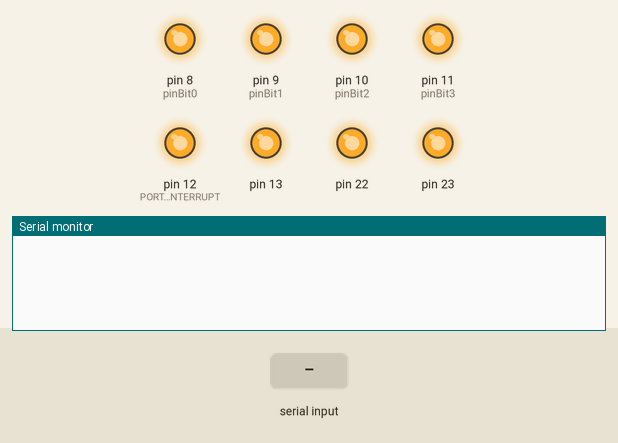
This sketch was run on a simulated Arduino Uno, built with avr-gcc and run on an emulated ATmega328P. Parts: output pins drawn as LEDs (lit = HIGH), the last lines printed to the serial monitor. The inputs (shaded band) are chosen by the test bench.

Above: at 1.2 s.
1.3 s: "R\n" received over Serial
At 2.5 s:
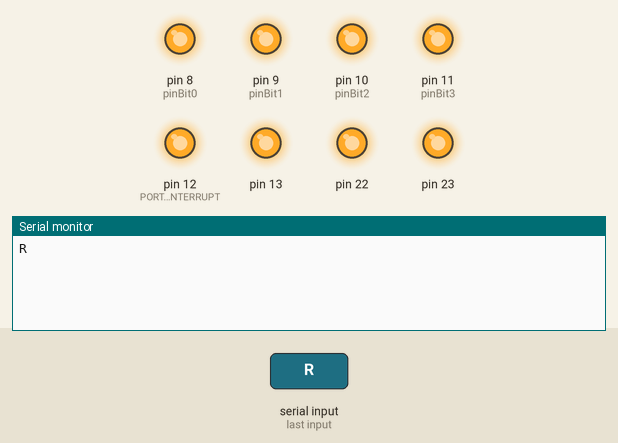
2.8 s: "S\n" received over Serial
At 3.6 s:
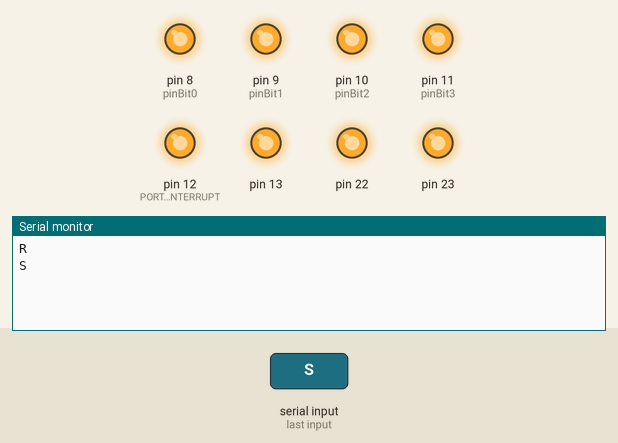
4.3 s: "1\n" received over Serial
At 4.7 s:
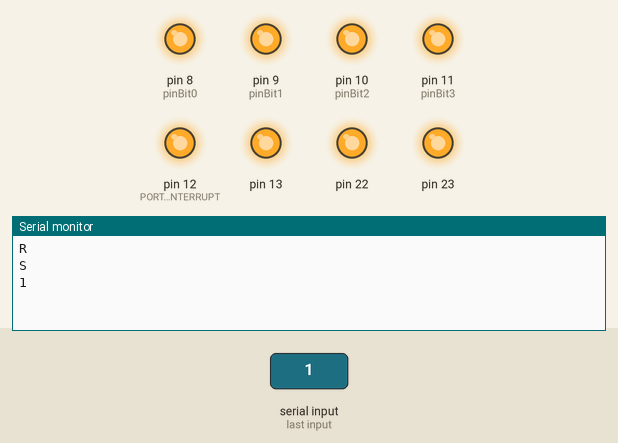

The sketch:

chorus_led_module.ino
```cpp
// (licence header left out)
// #define DEBUG

#ifdef DEBUG
    #define DEBUG_CODE(x) do { x } while(0)
#else
    #define DEBUG_CODE(x) do { } while(0)
#endif

uint8_t MODULE_ID = 0;
uint8_t MODULE_ID_HEX = '0';

#define PORTB_BIT_PIN_INTERRUPT 4 // using PIN12 (bit 4 on PORTB) to generate interrupts on LED driving arduino

#define SERIAL_DATA_DELIMITER '\n'

#include <avr/pgmspace.h>

#define BAUDRATE 115200

// input control byte constants
#define CONTROL_START_RACE      'R'
#define CONTROL_END_RACE        'r'
#define CONTROL_DEC_MIN_LAP     'm'
#define CONTROL_INC_MIN_LAP     'M'
#define CONTROL_DEC_CHANNEL     'c'
#define CONTROL_INC_CHANNEL     'C'
#define CONTROL_DEC_THRESHOLD   't'
#define CONTROL_INC_THRESHOLD   'T'
#define CONTROL_SET_THRESHOLD   'S' // it either triggers or sets an uint16 depending on command length
#define CONTROL_SET_SOUND       'D'
#define CONTROL_DATA_REQUEST    'A'
#define CONTROL_INC_BAND        'B'
#define CONTROL_DEC_BAND        'b'
#define CONTROL_START_CALIBRATE 'I'
#define CONTROL_END_CALIBRATE   'i'
#define CONTROL_MONITOR_ON      'V'
#define CONTROL_MONITOR_OFF     'v'
#define CONTROL_SET_SKIP_LAP0   'F'
#define CONTROL_GET_VOLTAGE     'Y'
#define CONTROL_GET_API_VERSION '#'
// input control byte constants for uint16 "set value" commands
#define CONTROL_SET_FREQUENCY   'Q'
// input control byte constants for long "set value" commands
#define CONTROL_SET_MIN_LAP     'L'
#define CONTROL_SET_CHANNEL     'H'
#define CONTROL_SET_BAND        'N'

// output id byte constants
#define RESPONSE_CHANNEL        'C'
#define RESPONSE_RACE_STATE     'R'
#define RESPONSE_MIN_LAP_TIME   'M'
#define RESPONSE_THRESHOLD      'T'
#define RESPONSE_CURRENT_RSSI   'S'
#define RESPONSE_LAPTIME        'L'
#define RESPONSE_SOUND_STATE    'D'
#define RESPONSE_BAND           'B'
#define RESPONSE_CALIBR_TIME    'I'
#define RESPONSE_CALIBR_STATE   'i'
#define RESPONSE_MONITOR_STATE  'V'
#define RESPONSE_LAP0_STATE     'F'
#define RESPONSE_END_SEQUENCE   'X'
#define RESPONSE_IS_CONFIGURED  'P'
#define RESPONSE_VOLTAGE        'Y'
#define RESPONSE_FREQUENCY      'Q'
#define RESPONSE_API_VERSION    '#'

//----- other globals------------------------------
uint8_t isRaceStarted = 0;

//----- read/write bufs ---------------------------
#define READ_BUFFER_SIZE 20
uint8_t readBuf[READ_BUFFER_SIZE];
uint8_t proxyBuf[READ_BUFFER_SIZE];
uint8_t readBufFilledBytes = 0;
uint8_t proxyBufDataSize = 0;

// ----------------------------------------------------------------------------
#include "fastReadWrite.h"
#include "pinAssignments.h"
#include "sendSerialHex.h"

// ----------------------------------------------------------------------------
void setup() {
    // we'll use pins 8-11 to send 4 bits of data to the LED-driving-arduino, and  pin 12 to
    // let it know that data has been changed.
    // using a simple hack here, but device-dependent, targeting Atmega328 (Uno, Nano, Pro Mini)

    DDRB = 0xFF; // all output
    PORTB = 0xFF; // all high because corresponding module has pull-ups enabled and expects inverted data

    Serial.begin(BAUDRATE);
}

// ----------------------------------------------------------------------------
void loop() {
    readSerialDataChunk(); //read passing data and do something in specific cases
    sendProxyDataChunk(); //... and just pass all the data further
}

// ----------------------------------------------------------------------------
void handleSerialRequest(uint8_t *controlData, uint8_t length) {
    uint8_t deviceId = TO_BYTE(controlData[0]);
    uint8_t controlByte = controlData[1];

    switch (controlByte) {
        case CONTROL_START_RACE:
            isRaceStarted = 1;
            break;

        case CONTROL_END_RACE:
            isRaceStarted = 0;
            break;
    }
}

// ----------------------------------------------------------------------------
void handleSerialResponse(uint8_t *responseData, uint8_t length) {
    uint8_t deviceId = TO_BYTE(responseData[0]);
    uint8_t responseCode = responseData[1];

    switch (responseCode) {
        case RESPONSE_LAPTIME:
            if (!isRaceStarted) break;

            PORTB &= 0xF0; // clear low 4 bits
            PORTB |= 0xF & (~deviceId); // output inverted low 4 bits of deviceId to PORTB (pins 8 - 11)
            PORTB ^=(1<<PORTB_BIT_PIN_INTERRUPT); // toggle the value to generate interrupt on receiving controller
            break;
    }
};

// ----------------------------------------------------------------------------
void readSerialDataChunk () {
    // don't read anything if we have something not sent in proxyBuf
    if (proxyBufDataSize != 0) return;

    uint8_t availBytes = Serial.available();
    if (availBytes) {
        uint8_t freeBufBytes = READ_BUFFER_SIZE - readBufFilledBytes;

        //reset buffer if we couldn't find delimiter in its contents in prev step
        if (freeBufBytes == 0) {
            readBufFilledBytes = 0;
            freeBufBytes = READ_BUFFER_SIZE;
        }

        //read minimum of "available to read" and "free place in buffer"
        uint8_t canGetBytes = availBytes > freeBufBytes ? freeBufBytes : availBytes;
        Serial.readBytes(&readBuf[readBufFilledBytes], canGetBytes);
        readBufFilledBytes += canGetBytes;
    }

    if (readBufFilledBytes) {
        //try finding a delimiter
        uint8_t foundIdx = 255;
        for (uint8_t i = 0; i < readBufFilledBytes; i++) {
            if (readBuf[i] == SERIAL_DATA_DELIMITER) {
                foundIdx = i;
                break;
            }
        }

        // Yes, in this module we should always pass msg further!
        // uint8_t shouldPassMsgFurther = 1;

        //if delimiter found
        if (foundIdx < READ_BUFFER_SIZE) {
            switch (readBuf[0]) {
                case 'R': //read data from module
                    handleSerialRequest(&readBuf[1], foundIdx);
                    break;
                case 'S': //data sent by prev modules
                    handleSerialResponse(&readBuf[1], foundIdx);
                    break;
            }
            // Yes, in this module we should always pass msg further!
            // if (shouldPassMsgFurther) {
                memmove(proxyBuf, readBuf, foundIdx);
                proxyBufDataSize = foundIdx;
            // }
            //remove processed portion of data
            memmove(readBuf, &readBuf[foundIdx+1], readBufFilledBytes - foundIdx+1);
            readBufFilledBytes -= foundIdx+1;
        }
    }
}
// ----------------------------------------------------------------------------
void sendProxyDataChunk () {
    if (proxyBufDataSize && Serial.availableForWrite() > proxyBufDataSize) {
        Serial.write(proxyBuf, proxyBufDataSize);
        Serial.write(SERIAL_DATA_DELIMITER);
        proxyBufDataSize = 0;
    }
}
```

fastReadWrite.h
```cpp
// (licence header left out)
#define portOfPin(P)\
  (((P)>=0&&(P)<8)?&PORTD:(((P)>7&&(P)<14)?&PORTB:&PORTC))
#define ddrOfPin(P)\
  (((P)>=0&&(P)<8)?&DDRD:(((P)>7&&(P)<14)?&DDRB:&DDRC))
#define pinOfPin(P)\
  (((P)>=0&&(P)<8)?&PIND:(((P)>7&&(P)<14)?&PINB:&PINC))
#define pinIndex(P)((uint8_t)(P>13?P-14:P&7))
#define pinMask(P)((uint8_t)(1<<pinIndex(P)))

#define pinAsInput(P) *(ddrOfPin(P))&=~pinMask(P)
#define pinAsInputPullUp(P) *(ddrOfPin(P))&=~pinMask(P);digitalHigh(P)
#define pinAsOutput(P) *(ddrOfPin(P))|=pinMask(P)
#define digitalLow(P) *(portOfPin(P))&=~pinMask(P)
#define digitalHigh(P) *(portOfPin(P))|=pinMask(P)
#define digitalToggle(P) *(portOfPin(P))^=pinMask(P)
#define isHigh(P)((*(pinOfPin(P))& pinMask(P))>0)
#define isLow(P)((*(pinOfPin(P))& pinMask(P))==0)
#define digitalState(P)((uint8_t)isHigh(P))
```

pinAssignments.h
```cpp
// (licence header left out)
// Pin definitions

#define led 13
#define pinBit0 8
#define pinBit1 9
#define pinBit2 10
#define pinBit3 11

#ifdef DEBUG
    #define loopTimerPin 4
    #define serialTimerPin 3
#endif
```

sendSerialHex.h
```cpp
// (licence header left out)
//--------------------------------------------------------

#define TO_BYTE(i) (i <= '9' ? i - 0x30 : i - 0x41 + 10)

uint8_t HEX_TO_BYTE (uint8_t hi, uint8_t lo) {
    return TO_BYTE(hi)*16+TO_BYTE(lo);
}

uint16_t HEX_TO_UINT16 (uint8_t * buf) {
    return (HEX_TO_BYTE(buf[0], buf[1]) << 8) + (HEX_TO_BYTE(buf[2], buf[3]));
}

int32_t HEX_TO_SIGNED_LONG (uint8_t * buf) {
    #define LEN 8
    int32_t temp = 0;
    for (int i = 0; i < LEN; i++) {
        temp += TO_BYTE(buf[LEN-1-i])*(int32_t)1<<(i*4);
    }
    return temp;
}

//--------------------------------------------------------

#define TO_HEX(i) (i <= 9 ? 0x30 + i : 0x41 + i - 10)

void halfByteToHex(uint8_t *buf, uint8_t val) {
    buf[0] = TO_HEX((val & 0x0F));
}

void byteToHex(uint8_t *buf, uint8_t val) {
    halfByteToHex(buf, val >> 4);
    halfByteToHex(&buf[1], val);
}

void intToHex(uint8_t *buf, uint16_t val) {
    byteToHex(buf, val >> 8);
    byteToHex(&buf[2], val & 0x00FF);
}

void longToHex(uint8_t *buf, uint32_t val) {
    intToHex(buf, val >> 16);
    intToHex(&buf[4], val & 0x0000FFFF);
}

void writeSendHeader() {
    Serial.write("S");
    Serial.write(MODULE_ID_HEX);
}

uint8_t send4BitsToSerial(uint8_t prefix, uint8_t byteValue) {
    if (Serial.availableForWrite() >= 5) { // e.g. "S1R1\n"
        writeSendHeader();
        Serial.write(prefix);
        uint8_t buf;
        halfByteToHex(&buf, byteValue);
        Serial.write(buf);
        Serial.write(SERIAL_DATA_DELIMITER);
        return(1);
    }
    return(0);
}

uint8_t sendByteToSerial(uint8_t prefix, uint8_t byteValue) {
    if (Serial.availableForWrite() >= 6) {
        writeSendHeader();
        Serial.write(prefix);
        uint8_t buf[2];
        byteToHex(buf, byteValue);
        Serial.write(buf, 2);
        Serial.write(SERIAL_DATA_DELIMITER);
        return(1);
    }
    return(0);
}

uint8_t sendIntToSerial(uint8_t prefix, uint16_t intValue) {
    if (Serial.availableForWrite() >= 8) {
        writeSendHeader();
        Serial.write(prefix);
        uint8_t buf[4];
        intToHex(buf, intValue);
        Serial.write(buf, 4);
        Serial.write(SERIAL_DATA_DELIMITER);
        return(1);
    }
    return(0);
}

uint8_t sendLongToSerial(uint8_t prefix, uint32_t longValue) {
    if (Serial.availableForWrite() >= 12) {
        writeSendHeader();
        Serial.write(prefix);
        uint8_t buf[8];
        longToHex(buf, longValue);
        Serial.write(buf, 8);
        Serial.write(SERIAL_DATA_DELIMITER);
        return(1);
    }
    return(0);
}

uint8_t sendLaptimeToSerial(uint8_t prefix, uint8_t counter, uint32_t longValue) {
    if (Serial.availableForWrite() >= 14) {
        writeSendHeader();
        Serial.write(prefix);
        uint8_t buf[8];
        byteToHex(buf, counter);
        Serial.write(buf, 2);
        longToHex(buf, longValue);
        Serial.write(buf, 8);
        Serial.write(SERIAL_DATA_DELIMITER);
        return(1);
    }
    return(0);
}
```

Measured:
- after the input at 1.3 s, the serial monitor: prints a new line at once (image 1)
- after the input at 2.8 s, the serial monitor: prints a new line at once (image 2)
- after the input at 4.3 s, the serial monitor: prints a new line at once (image 3)
